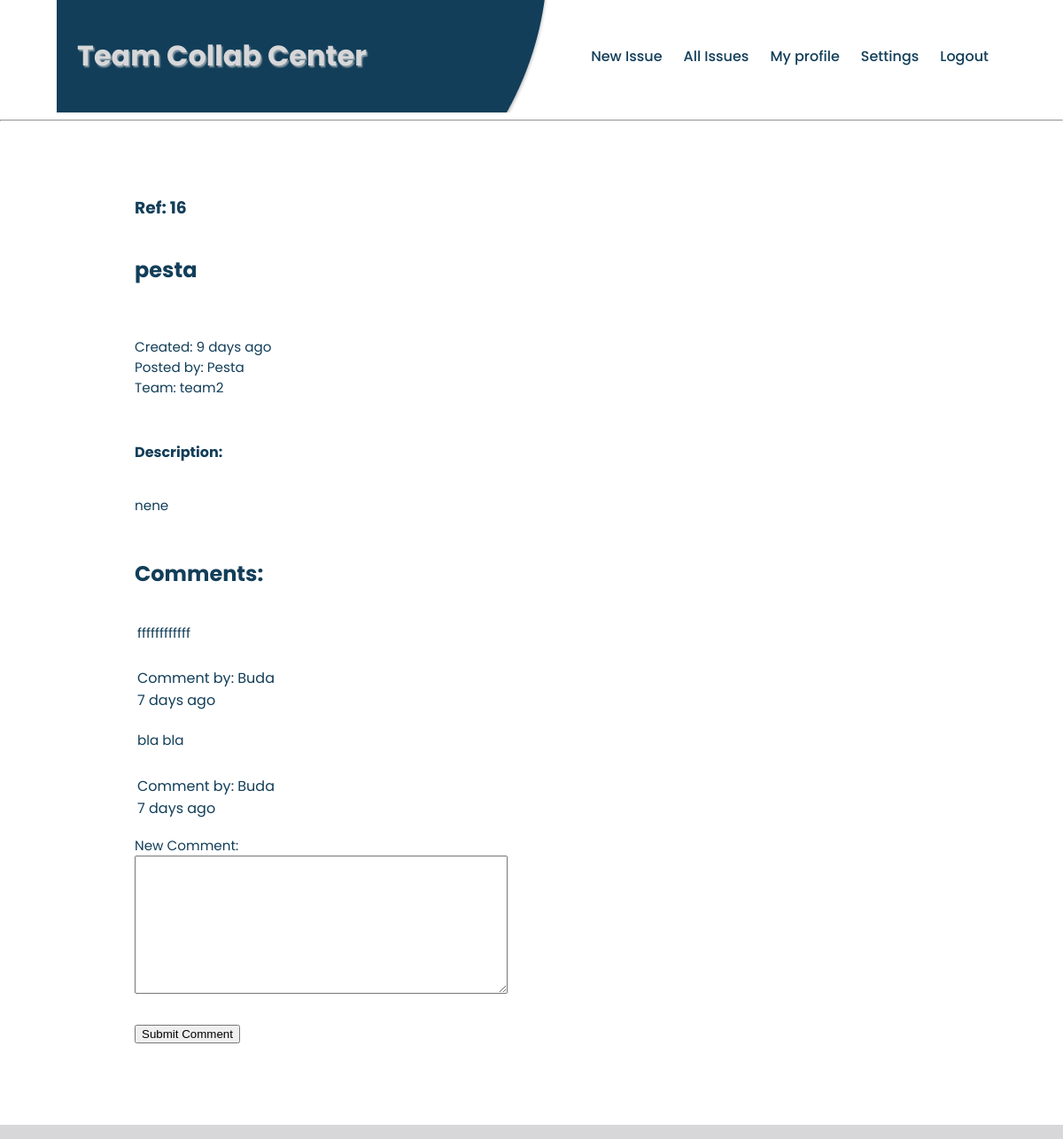
Page /post/16 (signed in) on the committed database.
### app/models.py (models this page shows, shortened)
class Post(db.Model):
    __tablename__='posts'
    id = db.Column(db.Integer, primary_key=True)
    title = db.Column(db.String(64))
    description = db.Column(db.String(1000))
    timestamp = db.Column(db.DateTime, index=True, default=datetime.utcnow)
    user_id = db.Column(db.Integer, db.ForeignKey('users.id'))
    team_id = db.Column(db.Integer, db.ForeignKey('teams.id'))
    comments = db.relationship('Comment', backref='comment_ticket', lazy='dynamic')

class User(UserMixin, db.Model):
    __tablename__='users'
    id = db.Column(db.Integer, primary_key=True)
    username = db.Column(db.String(64), index=True, unique=True)
    email = db.Column(db.String(120), index=True, unique=True)
    password_hash = db.Column(db.String(128))
    posts = db.relationship('Post', backref='author', lazy='dynamic')
    position_id = db.Column(db.Integer, db.ForeignKey('position.id'))
    about_me = db.Column(db.String(240))
    last_seen = db.Column(db.DateTime, default=datetime.utcnow)
    team_id = db.Column(db.Integer, db.ForeignKey('teams.id'))
    comments = db.relationship('Comment', backref='comment_author', lazy='dynamic')

class Team(db.Model):
    __tablename__='teams'
    id = db.Column(db.Integer, primary_key=True)
    name = db.Column(db.String(64), unique=True)
    members = db.relationship('User', backref='team_members')
    team_posts = db.relationship('Post', backref='team_posts')

class Comment(db.Model):
    __tablename__ = 'comments'
    id = db.Column(db.Integer, primary_key=True)
    body = db.Column(db.String(1000))
    timestamp = db.Column(db.DateTime, index=True, default=datetime.utcnow)
    author_id = db.Column(db.Integer, db.ForeignKey('users.id'))
    post_id = db.Column(db.Integer, db.ForeignKey('posts.id'))

### app/routes.py (the view, shortened to what this page needs)
@app.route('/post/<id>', methods=['GET', 'POST'])
@login_required
def post_view(id):
    form = CommentForm()
    comments = Comment.query.filter_by(post_id=id).order_by(Comment.timestamp.desc()).all()
    post = Post.query.filter_by(id=id).first_or_404()
    return render_template('post.html', post=post, title='post',
                            form=form, comments=comments)

### app/forms.py
class CommentForm(FlaskForm):
    body = TextAreaField('New Comment:', validators=[DataRequired(), Length(min=1, max=1000)])
    submit2 = SubmitField('Submit Comment')

### app/models.py (called while the page is built)
@login.user_loader
def load_user(id):
    return User.query.get(int(id))

### app/routes.py (called while the page is built)
@app.before_request
def before_request():
    if current_user.is_authenticated:
        current_user.last_seen = datetime.utcnow()
        db.session.commit()

### app/templates/post.html (shortened to what this page needs)
{% extends "base.html" %}
{% block content %}
<div class="post-wrapper">
        <h3>Ref: {{ post.id }}</h3>
        <h2>{{ post.title }}</h2>
        <p >
            <br>Created: {{ moment(post.timestamp).fromNow() }}
            <br>Posted by: {{ post.author.username }}
            <br>Team: {{ post.team_posts.name }} <br></p>
        <h4>Description:</h4>
        <p class="post-description">{{ post.description }}</p>
    <div class="post-comments">
        <h2>Comments: </h2>
        {% for comment in comments %}
            <table>
                <tr valign="top">
                    <td>
                        <p class="comment-content">{{ comment.body }}</p>
                        Comment by: {{ comment.comment_author.username }} <br>
                        {{ moment(comment.timestamp).fromNow() }}
                    </td>
                </tr>
            </table>
        {% endfor %}
        <form action="" method="post">
            <p>
                {{ form.body.label }}<br>
                {{ form.body(cols=50, rows=10) }}<br>
            </p>
            <p>{{ form.submit2() }}</p>
        </form>
    </div>
</div>
{% endblock %}

### app/static/styles/base/style.css (style rules this page uses)
* { -webkit-box-sizing: border-box; box-sizing: border-box; }
body { font-family: 'Poppins', sans-serif; color: #123e59; margin: 0; }
p { font-size: .95em; margin-bottom: 1.8em; }
.post-wrapper { padding: 2rem; width: 80%; display: -webkit-box; display: -ms-flexbox; display: flex; margin: 2rem auto 2rem auto; -webkit-box-orient: vertical; -webkit-box-direction: normal; -ms-flex-direction: column; flex-direction: column; -ms-flex-line-pack: center; align-content: center; background-color: white; border-radius: 13px; color: #123e59; }

### rows in the picture
Post: id "16", title "pesta", timestamp "9 days ago", description "nene"
User: author.username "Pesta"
Team: team_posts.name "team2"
Comment: body "ffffffffffff", comment_author.username "Buda", timestamp "7 days ago"
Comment: body "bla bla", comment_author.username "Buda", timestamp "7 days ago"
